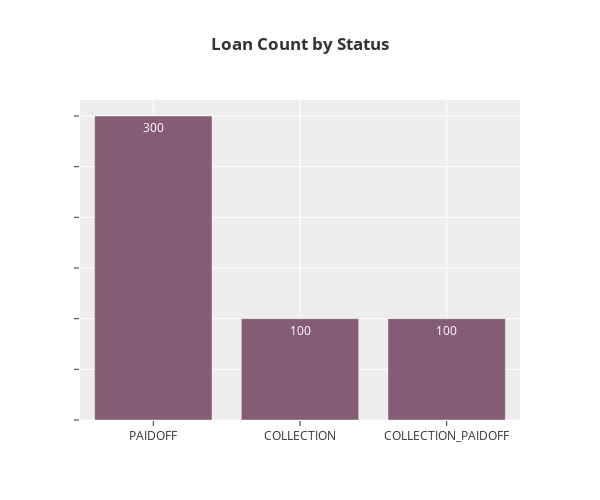

This figure's notebook cell:
### Code cell
fig = px.bar(status_count, 'loan_status', 'loan_id', text_auto=True, title='<b>Loan Count by Status</b>',
             labels={'loan_id':'', 'loan_status':''}, color_discrete_sequence=px.colors.qualitative.Antique,
             width=600, height=500)
fig.update_yaxes(showticklabels=False)

### Figure 1 — Plotly figure (JSON) as saved in the notebook; plotly's stock layout.template omitted (floating-point values rounded to 4 significant figures)
{"data": [{"alignmentgroup": "True", "hovertemplate": "=%{y}<extra></extra>", "legendgroup": "", "marker": {"color": "rgb(133, 92, 117)", "pattern": {"shape": ""}}, "name": "", "offsetgroup": "", "orientation": "v", "showlegend": false, "textposition": "auto", "texttemplate": "%{y}", "type": "bar", "x": ["PAIDOFF", "COLLECTION", "COLLECTION_PAIDOFF"], "xaxis": "x", "y": [300, 100, 100], "yaxis": "y"}], "layout": {"barmode": "relative", "height": 500, "legend": {"tracegroupgap": 0}, "title": {"text": "<b>Loan Count by Status</b>"}, "width": 600, "xaxis": {"anchor": "y", "domain": [0, 1], "title": {"text": ""}}, "yaxis": {"anchor": "x", "domain": [0, 1], "showticklabels": false, "title": {"text": ""}}}}
